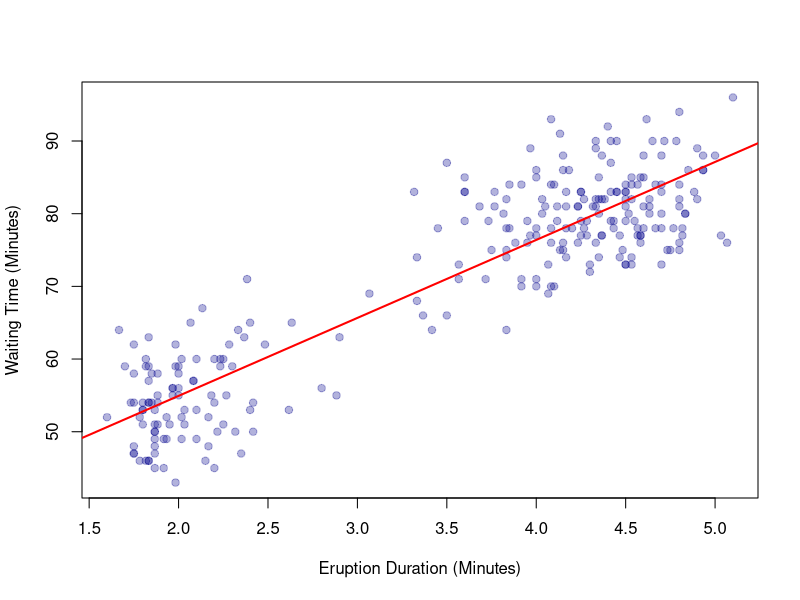

Write the R code that produced this figure.
## ---- chunk 1
summary(faithful)
## ---- chunk 2
plot(faithful$eruptions, faithful$waiting,
     pch = 19,
     col = adjustcolor("darkblue", alpha.f = 0.3),
     xlab = "Eruption Duration (Minutes)",
     ylab = "Waiting Time (Minutes)")
abline(lm(waiting ~ eruptions, data = faithful),
       col = "red", lwd = 2)
